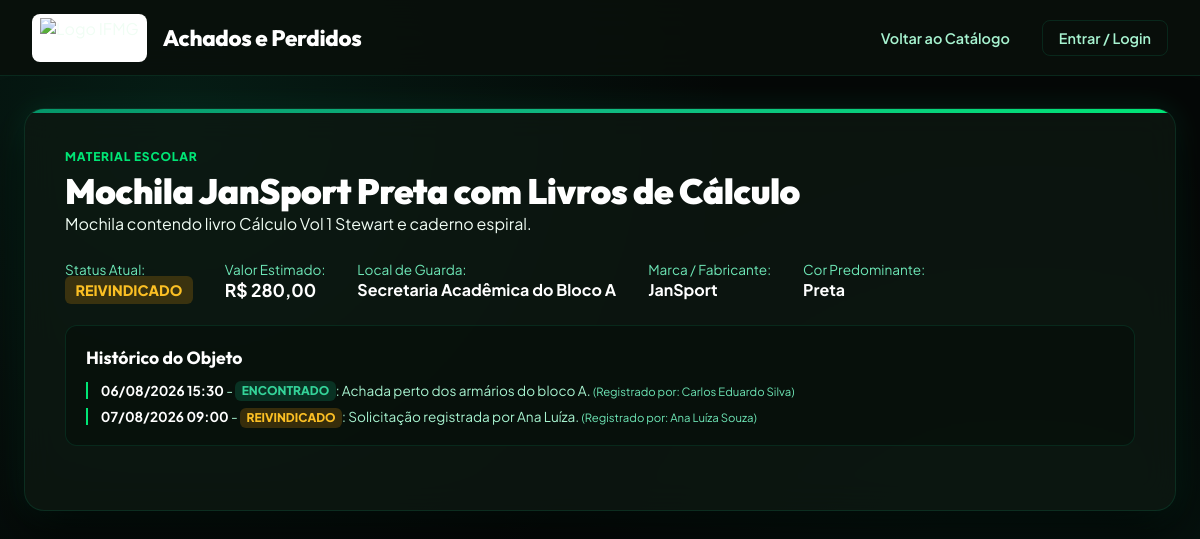
The app's page /app/public/item_detalhe.php?id=9 with its own data.
### tables this page shows
CREATE TABLE IF NOT EXISTS itens (
    id INT AUTO_INCREMENT PRIMARY KEY,
    titulo VARCHAR(200) NOT NULL,
    descricao TEXT NOT NULL,
    categoria VARCHAR(50) NOT NULL,
    status ENUM('encontrado', 'reivindicado', 'devolvido', 'desativado') NOT NULL DEFAULT 'encontrado',
    valor_estimado DECIMAL(10, 2) NOT NULL DEFAULT 0.00,
    local_id INT NOT NULL,
    cadastrado_por_usuario_id INT NOT NULL,
    cor VARCHAR(60) NULL,
    marca VARCHAR(60) NULL,
    numero_serie VARCHAR(100) NULL,
    tamanho VARCHAR(20) NULL,
    tags TEXT NULL,
    desativado TINYINT(1) NOT NULL DEFAULT 0,
    data_registro DATETIME NOT NULL DEFAULT CURRENT_TIMESTAMP,
    CONSTRAINT fk_itens_local FOREIGN KEY (local_id) REFERENCES locais (id) ON UPDATE CASCADE,
    CONSTRAINT fk_itens_usuario FOREIGN KEY (cadastrado_por_usuario_id) REFERENCES usuarios (id) ON UPDATE CASCADE,
    INDEX idx_itens_status_categoria (status, categoria),
    INDEX idx_itens_data (data_registro)
);

CREATE TABLE IF NOT EXISTS locais (
    id INT AUTO_INCREMENT PRIMARY KEY,
    nome VARCHAR(150) NOT NULL,
    bloco VARCHAR(100) NOT NULL,
    responsavel VARCHAR(150) NOT NULL,
    telefone VARCHAR(30) NULL,
    horario_funcionamento VARCHAR(100) NULL,
    capacidade_armario INT NOT NULL DEFAULT 30,
    ativo TINYINT(1) NOT NULL DEFAULT 1
);

CREATE TABLE IF NOT EXISTS historico_status (
    id INT AUTO_INCREMENT PRIMARY KEY,
    item_id INT NOT NULL,
    status ENUM('encontrado', 'reivindicado', 'devolvido', 'desativado') NOT NULL,
    usuario_id INT NOT NULL,
    observacao TEXT NULL,
    data_registro DATETIME NOT NULL DEFAULT CURRENT_TIMESTAMP,
    CONSTRAINT fk_historico_item FOREIGN KEY (item_id) REFERENCES itens (id) ON DELETE CASCADE ON UPDATE CASCADE,
    CONSTRAINT fk_historico_usuario FOREIGN KEY (usuario_id) REFERENCES usuarios (id) ON UPDATE CASCADE
);

CREATE TABLE IF NOT EXISTS usuarios (
    id INT AUTO_INCREMENT PRIMARY KEY,
    nome VARCHAR(150) NOT NULL,
    email VARCHAR(150) NOT NULL UNIQUE,
    matricula VARCHAR(50) NULL,
    tipo ENUM('administrador', 'servidor', 'estudante') NOT NULL DEFAULT 'estudante',
    curso_departamento VARCHAR(150) NULL,
    telefone VARCHAR(30) NULL,
    ativo TINYINT(1) NOT NULL DEFAULT 1,
    data_cadastro DATETIME NOT NULL DEFAULT CURRENT_TIMESTAMP
);

### app/config/db.php (called while the page is built, shortened)
<?php
class Database {
    private static ?PDO $pdo = null;
    private static $redis = null;
    private static bool $schemaChecked = false;
    public static function getConnection(): PDO {
        if (self::$pdo === null) {
            $dbUrl = getenv('DATABASE_URL') ?: getenv('MYSQL_URL');
            if ($dbUrl) {
                $parsed = parse_url($dbUrl);
                $host = $parsed['host'] ?? 'localhost';
                $port = $parsed['port'] ?? 3306;
                $user = $parsed['user'] ?? 'root';
                $pass = $parsed['pass'] ?? '';
                $dbName = ltrim($parsed['path'] ?? 'unifind_db', '/');
            } else {
                $host = getenv('DB_HOST') ?: getenv('MYSQL_HOST') ?: getenv('MYSQLHOST') ?: '127.0.0.1';
                $port = getenv('DB_PORT') ?: getenv('MYSQL_PORT') ?: getenv('MYSQLPORT') ?: '3306';
                $dbName = getenv('DB_NAME') ?: getenv('MYSQL_DATABASE') ?: getenv('MYSQLDATABASE') ?: 'unifind_db';
                $user = getenv('DB_USER') ?: getenv('MYSQL_USER') ?: getenv('MYSQLUSER') ?: 'root';
                $pass = getenv('DB_PASSWORD') ?: getenv('MYSQL_PASSWORD') ?: getenv('MYSQLPASSWORD') ?: '';
            }
            $dsn = "mysql:host={$host};port={$port};dbname={$dbName};charset=utf8mb4";
            $options = [
                PDO::ATTR_ERRMODE            => PDO::ERRMODE_EXCEPTION,
                PDO::ATTR_DEFAULT_FETCH_MODE => PDO::FETCH_ASSOC,
                PDO::ATTR_EMULATE_PREPARES   => false,
                PDO::MYSQL_ATTR_INIT_COMMAND => "SET NAMES utf8mb4 COLLATE utf8mb4_unicode_ci"
            ];
            try {
                self::$pdo = new PDO($dsn, $user, $pass, $options);
            } catch (PDOException $e) {
                try {
                    $dsnNoDb = "mysql:host={$host};port={$port};charset=utf8mb4";
                    $tempPdo = new PDO($dsnNoDb, $user, $pass, $options);
                    $tempPdo->exec("CREATE DATABASE IF NOT EXISTS `{$dbName}` CHARACTER SET utf8mb4 COLLATE utf8mb4_unicode_ci");
                    self::$pdo = new PDO($dsn, $user, $pass, $options);
                } catch (Exception $ex) {
                    die("Erro de conexão com o banco de dados MySQL: " . $e->getMessage());
                }
            }
            if (!self::$schemaChecked) {
                self::ensureSchema(self::$pdo);
                self::$schemaChecked = true;
            }
        }
        return self::$pdo;
    }
    public static function getRedis() {
        if (self::$redis === null) {
            $redisUrl = getenv('REDIS_URL');
        }
        return self::$redis;
    }
    private static function ensureSchema(PDO $pdo): void {
        try {
            $tables = $pdo->query("SHOW TABLES LIKE 'itens'")->fetchAll();
        } catch (Exception $e) {
        }
    }
}
function getDb(): PDO {
    return Database::getConnection();
}
function dbQuery(string $sql, array $params = []): PDOStatement {
    $stmt = getDb()->prepare($sql);
    $stmt->execute($params);
    return $stmt;
}
function dbFetchAll(string $sql, array $params = []): array {
    return dbQuery($sql, $params)->fetchAll();
}
function dbFetchOne(string $sql, array $params = []): ?array {
    $result = dbQuery($sql, $params)->fetch();
    return $result ?: null;
}

### app/public/item_detalhe.php (the view, shortened to what this page needs)
<?php
require_once __DIR__ . '/../config/db.php';
$itemId = (int)($_GET['id'] ?? 0);
$redis = Database::getRedis();
$cacheKey = "cache:item:" . $itemId;
$itemData = null;
if ($redis && $redis->exists($cacheKey)) {
    $itemData = json_decode($redis->get($cacheKey), true);
} else {
    $sql = "SELECT i.*, l.nome AS local_nome, l.bloco, l.responsavel, u.nome AS cadastrado_por_nome
            FROM itens i
            LEFT JOIN locais l ON i.local_id = l.id
            LEFT JOIN usuarios u ON i.cadastrado_por_usuario_id = u.id
            WHERE i.id = :id";
    $row = dbFetchOne($sql, [':id' => $itemId]);
    if ($row) {
        $itemData = [
            'id' => (string)$row['id'],
            'titulo' => $row['titulo'] ?? '',
            'descricao' => $row['descricao'] ?? '',
            'categoria' => $row['categoria'] ?? '',
            'status' => $row['status'] ?? 'encontrado',
            'valor_estimado' => (float)($row['valor_estimado'] ?? 0),
            'cor' => !empty($row['cor']) ? $row['cor'] : 'Não Informada',
            'marca' => !empty($row['marca']) ? $row['marca'] : 'Não Informada',
            'numero_serie' => !empty($row['numero_serie']) ? $row['numero_serie'] : 'Não Informado',
            'tamanho' => !empty($row['tamanho']) ? $row['tamanho'] : null,
            'local_nome' => $row['local_nome'] ?? 'Campus IFMG',
            'bloco' => $row['bloco'] ?? '',
            'cadastrado_por_nome' => $row['cadastrado_por_nome'] ?? 'Servidor do Campus',
            'data_registro' => !empty($row['data_registro']) ? date('d/m/Y H:i', strtotime($row['data_registro'])) : 'Recente'
        ];
    }
}
$historico = dbFetchAll("SELECT h.*, u.nome AS usuario_nome
                         FROM historico_status h
                         LEFT JOIN usuarios u ON h.usuario_id = u.id
                         WHERE h.item_id = :id
                         ORDER BY h.data_registro ASC", [':id' => $itemId]);
?>
<!DOCTYPE html>
<html lang="pt-BR">
<head>
    <link rel="stylesheet" href="css/style.css">
    <link rel="stylesheet" href="/css/style.css">
    <link rel="stylesheet" href="/public/css/style.css">
</head>
<body>
    <header class="header-nav">
        <div class="nav-container">
            <a href="index.php" class="logo-group">
                <img src="https://www.ifmg.edu.br/portal/imagens/logovertical.jpg" alt="Logo IFMG" class="logo-img">
                <div class="logo-text">Achados e Perdidos</div>
            </a>
            <ul class="nav-links">
                <li><a href="index.php" class="nav-link">Voltar ao Catálogo</a></li>
                <?php if (isset($_SESSION['user_id'])): ?>
                    <li style="display: flex; align-items: center; gap: 0.5rem;">
                        <span style="font-size: 0.85rem; color: var(--neon-green); font-weight: 700;">
                            <?= htmlspecialchars($_SESSION['user_name'], ENT_QUOTES | ENT_SUBSTITUTE, 'UTF-8') ?>
                        </span>
                        <a href="logout.php" class="nav-link" style="color: var(--text-muted); font-size: 0.8rem;">Sair</a>
                    </li>
                <?php else: ?>
                    <li><a href="login.php" class="nav-link" style="border: 1px solid var(--border-glass);">Entrar / Login</a></li>
                <?php endif; ?>
            </ul>
        </div>
    </header>
    <div class="container">
        <div class="hero-section">
            <div class="item-category"><?= htmlspecialchars($itemData['categoria'], ENT_QUOTES | ENT_SUBSTITUTE, 'UTF-8') ?></div>
            <h1 class="hero-title"><?= htmlspecialchars($itemData['titulo'], ENT_QUOTES | ENT_SUBSTITUTE, 'UTF-8') ?></h1>
            <p class="hero-desc" style="margin-bottom: 1.5rem;"><?= htmlspecialchars($itemData['descricao'], ENT_QUOTES | ENT_SUBSTITUTE, 'UTF-8') ?></p>
            <div style="display: flex; gap: 2rem; margin-bottom: 1.5rem; flex-wrap: wrap;">
                <div>
                    <span style="color: var(--text-muted); font-size: 0.85rem;">Status Atual:</span><br>
                    <span class="badge-status status-<?= $itemData['status'] ?>" style="font-size: 0.9rem;">
                        <?= strtoupper($itemData['status']) ?>
                    </span>
                </div>
                <div>
                    <span style="color: var(--text-muted); font-size: 0.85rem;">Valor Estimado:</span><br>
                    <strong style="font-size: 1.1rem; color: white;">R$ <?= number_format($itemData['valor_estimado'], 2, ',', '.') ?></strong>
                </div>
                <div>
                    <span style="color: var(--text-muted); font-size: 0.85rem;">Local de Guarda:</span><br>
                    <strong style="color: white;"><?= htmlspecialchars($itemData['local_nome'], ENT_QUOTES | ENT_SUBSTITUTE, 'UTF-8') ?></strong>
                </div>
                <div>
                    <span style="color: var(--text-muted); font-size: 0.85rem;">Marca / Fabricante:</span><br>
                    <strong style="color: white;"><?= htmlspecialchars($itemData['marca'], ENT_QUOTES | ENT_SUBSTITUTE, 'UTF-8') ?></strong>
                </div>
                <div>
                    <span style="color: var(--text-muted); font-size: 0.85rem;">Cor Predominante:</span><br>
                    <strong style="color: white;"><?= htmlspecialchars($itemData['cor'], ENT_QUOTES | ENT_SUBSTITUTE, 'UTF-8') ?></strong>
                </div>
            </div>
            <?php if (!empty($historico)): ?>
                <div style="background: rgba(5, 12, 8, 0.5); padding: 1.25rem; border-radius: 12px; border: 1px solid var(--border-glass); margin-bottom: 1.5rem;">
                    <h3 style="font-family: var(--font-heading); font-size: 1.1rem; color: white; margin-bottom: 0.8rem;">Histórico do Objeto</h3>
                    <div style="display: flex; flex-direction: column; gap: 0.6rem;">
                        <?php foreach ($historico as $h): ?>
                            <div style="font-size: 0.85rem; color: var(--text-secondary); border-left: 2px solid var(--neon-green); padding-left: 0.8rem;">
                                <strong style="color: white;"><?= date('d/m/Y H:i', strtotime($h['data_registro'])) ?></strong> -
                                <span class="badge-status status-<?= $h['status'] ?>" style="font-size: 0.75rem; padding: 0.15rem 0.4rem;"><?= strtoupper($h['status']) ?></span>:
                                <?= htmlspecialchars($h['observacao'] ?? '', ENT_QUOTES | ENT_SUBSTITUTE, 'UTF-8') ?>
                                <small style="color: var(--text-muted);">(Registrado por: <?= htmlspecialchars($h['usuario_nome'] ?? 'Sistema', ENT_QUOTES | ENT_SUBSTITUTE, 'UTF-8') ?>)</small>
                            </div>
                        <?php endforeach; ?>
                    </div>
                </div>
            <?php endif; ?>
        </div>
    </div>
</body>
</html>

### app/public/css/style.css (style rules this page uses)
:root { --bg-dark: #050807; --bg-space: #09100c; --bg-card: rgba(14, 24, 18, 0.75); --bg-card-hover: rgba(22, 38, 28, 0.9); --bg-input: rgba(5, 12, 8, 0.85); --border-glass: rgba(16, 185, 129, 0.15); --border-glass-hover: rgba(16, 185, 129, 0.5); --primary: #059669; --primary-light: #10b981; --neon-green: #00e676; --primary-gradient: linear-gradient(135deg, #059669 0%, #10b981 50%, #00e676 100%); --secondary-gradient: linear-gradient(135deg, #047857 0%, #065f46 100%); --text-primary: #f0fdf4; --text-secondary: #a7f3d0; --text-muted: #6ee7b7; --text-dark-muted: #34d399; --font-heading: 'Outfit', sans-serif; --font-body: 'Plus Jakarta Sans', sans-serif; --font-mono: 'Fira Code', monospace; --shadow-premium: 0 20px 50px rgba(0, 0, 0, 0.7), 0 0 30px rgba(16, 185, 129, 0.15); --shadow-card: 0 10px 30px -10px rgba(0, 0, 0, 0.7); }
* { margin: 0; padding: 0; box-sizing: border-box; }
body { background-color: var(--bg-dark); background-image: radial-gradient(circle at 15% 15%, rgba(16, 185, 129, 0.12) 0%, transparent 45%), radial-gradient(circle at 85% 85%, rgba(5, 150, 105, 0.1) 0%, transparent 45%); background-attachment: fixed; color: var(--text-primary); font-family: var(--font-body); min-height: 100vh; padding-bottom: 4rem; }
.header-nav { background: rgba(9, 16, 12, 0.9); backdrop-filter: blur(20px); -webkit-backdrop-filter: blur(20px); border-bottom: 1px solid var(--border-glass); position: sticky; top: 0; z-index: 1000; padding: 0.85rem 2rem; }
.nav-container { max-width: 1280px; margin: 0 auto; display: flex; justify-content: space-between; align-items: center; gap: 1.5rem; }
.logo-group { display: flex; align-items: center; gap: 1rem; text-decoration: none; color: var(--text-primary); }
.logo-img { height: 48px; width: auto; object-fit: contain; background: #ffffff; padding: 4px 8px; border-radius: 8px; }
.logo-text { font-family: var(--font-heading); font-size: 1.4rem; font-weight: 800; color: #ffffff; letter-spacing: -0.3px; }
.nav-links { display: flex; align-items: center; gap: 1rem; list-style: none; }
.nav-link { color: var(--text-secondary); text-decoration: none; padding: 0.5rem 1rem; border-radius: 8px; font-size: 0.9rem; font-weight: 600; transition: all 0.2s ease; }
.container { max-width: 1280px; margin: 2rem auto; padding: 0 1.5rem; }
.hero-section { background: var(--bg-card); backdrop-filter: blur(16px); border: 1px solid var(--border-glass); border-radius: 20px; padding: 2.5rem; margin-bottom: 2rem; box-shadow: var(--shadow-premium); position: relative; overflow: hidden; }
.hero-section::before { content: ''; position: absolute; top: 0; left: 0; width: 100%; height: 4px; background: var(--primary-gradient); }
.hero-title { font-family: var(--font-heading); font-size: 2.2rem; font-weight: 900; color: #ffffff; letter-spacing: -0.5px; }
.item-category { font-size: 0.75rem; font-weight: 800; text-transform: uppercase; color: var(--neon-green); letter-spacing: 0.8px; margin-bottom: 0.3rem; }
.badge-status { padding: 0.3rem 0.65rem; border-radius: 6px; font-size: 0.75rem; font-weight: 800; text-transform: uppercase; }
.status-encontrado { background: rgba(16, 185, 129, 0.2); color: #34d399; }
.status-reivindicado { background: rgba(245, 158, 11, 0.2); color: #fbbf24; }

### records on screen
itens: categoria "MATERIAL ESCOLAR", titulo "Mochila JanSport Preta com Livros de Cálculo", descricao "Mochila contendo livro Cálculo Vol 1 Stewart e caderno espiral.", status "REIVINDICADO", valor_estimado "280,00", local.nome "Secretaria Acadêmica do Bloco A", marca "JanSport", cor "Preta"
historico_status: data_registro "06/08/2026 15:30", status "ENCONTRADO", observacao "Achada perto dos armários do bloco A.", usuario.nome "Carlos Eduardo Silva"
historico_status: data_registro "07/08/2026 09:00", status "REIVINDICADO", observacao "Solicitação registrada por Ana Luíza.", usuario.nome "Ana Luíza Souza"
